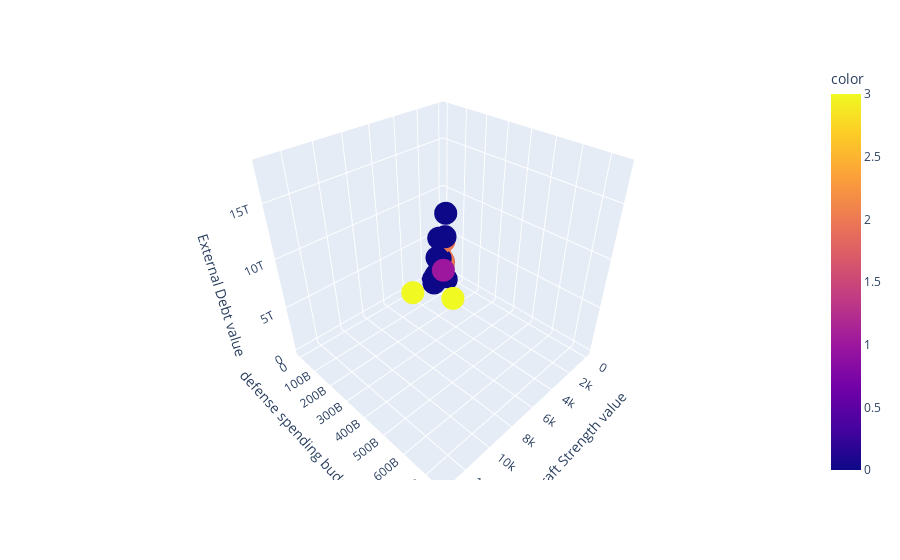

Write notebook code for a chart like this one.
### Code cell
fig = px.scatter_3d(x=df["Aircraft Strength value"],
                   y=df["defense spending budget value"],
                   z=df["External Debt value"],
                   color=df.cluster,
                   labels = {"x": "Aircraft Strength value",
                             "y": "defense spending budget value",
                             "z": "External Debt value"},
                   hover_name=df["Country"])

fig.show()

### Figure 1 — Plotly figure (JSON) as saved in the notebook; plotly's stock layout.template omitted (floating-point values rounded to 4 significant figures; data arrays with more than 128 entries replaced by an {"elided": "..."} marker saying what was removed)
{"data": [{"hovertemplate": "<b>%{hovertext}</b><br><br>Aircraft Strength value=%{x}<br>defense spending budget value=%{y}<br>External Debt value=%{z}<br>color=%{marker.color}<extra></extra>", "hovertext": {"elided": "138 str values"}, "legendgroup": "", "marker": {"color": {"elided": "138 int values"}, "coloraxis": "coloraxis", "symbol": "circle"}, "mode": "markers", "name": "", "scene": "scene", "showlegend": false, "type": "scatter3d", "x": {"elided": "138 int values"}, "y": {"elided": "138 int values"}, "z": {"elided": "138 int values"}}], "layout": {"coloraxis": {"colorbar": {"title": {"text": "color"}}, "colorscale": [[0, "#0d0887"], [0.1111, "#46039f"], [0.2222, "#7201a8"], [0.3333, "#9c179e"], [0.4444, "#bd3786"], [0.5556, "#d8576b"], [0.6667, "#ed7953"], [0.7778, "#fb9f3a"], [0.8889, "#fdca26"], [1, "#f0f921"]]}, "legend": {"tracegroupgap": 0}, "margin": {"t": 60}, "scene": {"domain": {"x": [0, 1], "y": [0, 1]}, "xaxis": {"title": {"text": "Aircraft Strength value"}}, "yaxis": {"title": {"text": "defense spending budget value"}}, "zaxis": {"title": {"text": "External Debt value"}}}}}
